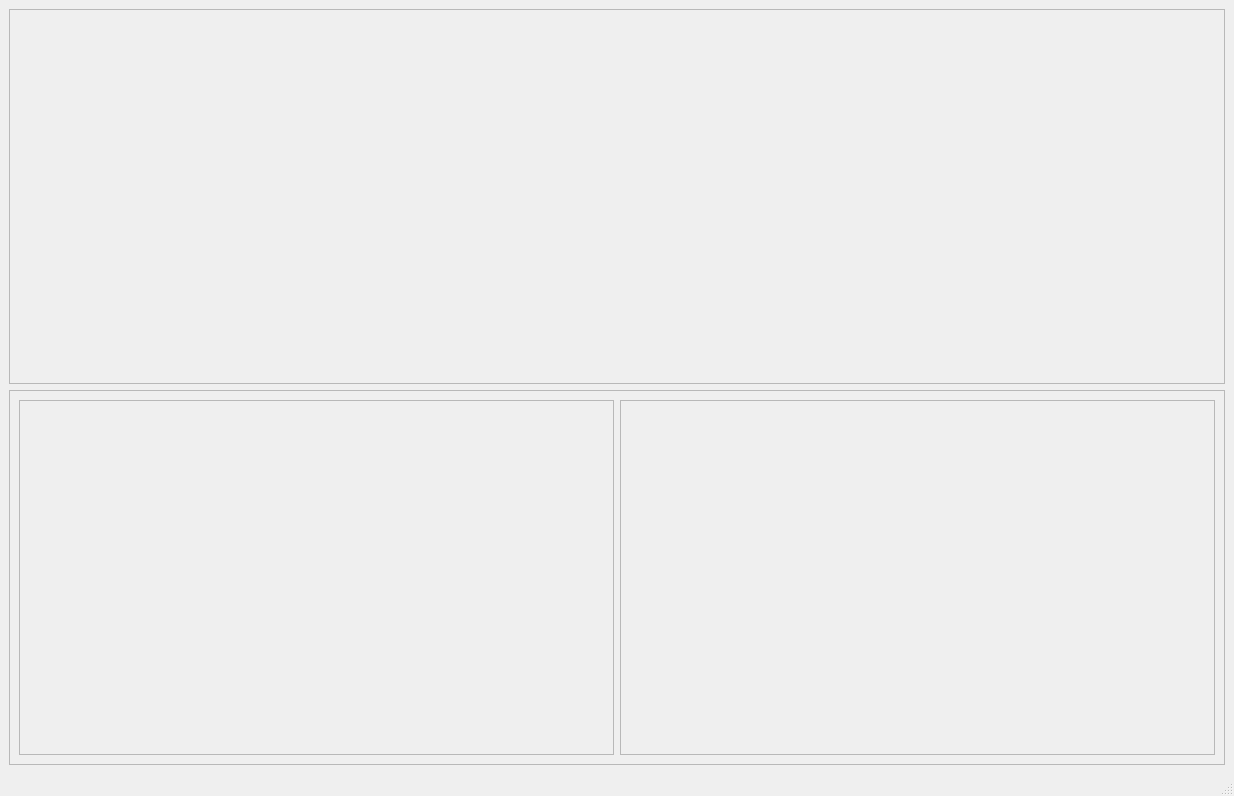
<?xml version="1.0" encoding="UTF-8"?>
<ui version="4.0">
 <class>MainWindow</class>
 <widget class="QMainWindow" name="MainWindow">
  <property name="geometry">
   <rect>
    <x>0</x>
    <y>0</y>
    <width>1234</width>
    <height>796</height>
   </rect>
  </property>
  <property name="windowTitle">
   <string>MainWindow</string>
  </property>
  <widget class="QWidget" name="centralwidget">
   <layout class="QVBoxLayout" name="verticalLayout">
    <item>
     <widget class="QFrame" name="frame">
      <property name="frameShape">
       <enum>QFrame::StyledPanel</enum>
      </property>
      <property name="frameShadow">
       <enum>QFrame::Raised</enum>
      </property>
     </widget>
    </item>
    <item>
     <widget class="QFrame" name="frame_2">
      <property name="frameShape">
       <enum>QFrame::StyledPanel</enum>
      </property>
      <property name="frameShadow">
       <enum>QFrame::Raised</enum>
      </property>
      <layout class="QHBoxLayout" name="horizontalLayout">
       <item>
        <widget class="QFrame" name="frame_3">
         <property name="frameShape">
          <enum>QFrame::StyledPanel</enum>
         </property>
         <property name="frameShadow">
          <enum>QFrame::Raised</enum>
         </property>
        </widget>
       </item>
       <item>
        <widget class="QFrame" name="frame_4">
         <property name="frameShape">
          <enum>QFrame::StyledPanel</enum>
         </property>
         <property name="frameShadow">
          <enum>QFrame::Raised</enum>
         </property>
        </widget>
       </item>
      </layout>
     </widget>
    </item>
   </layout>
  </widget>
  <widget class="QStatusBar" name="statusbar"/>
 </widget>
 <resources/>
 <connections/>
</ui>
